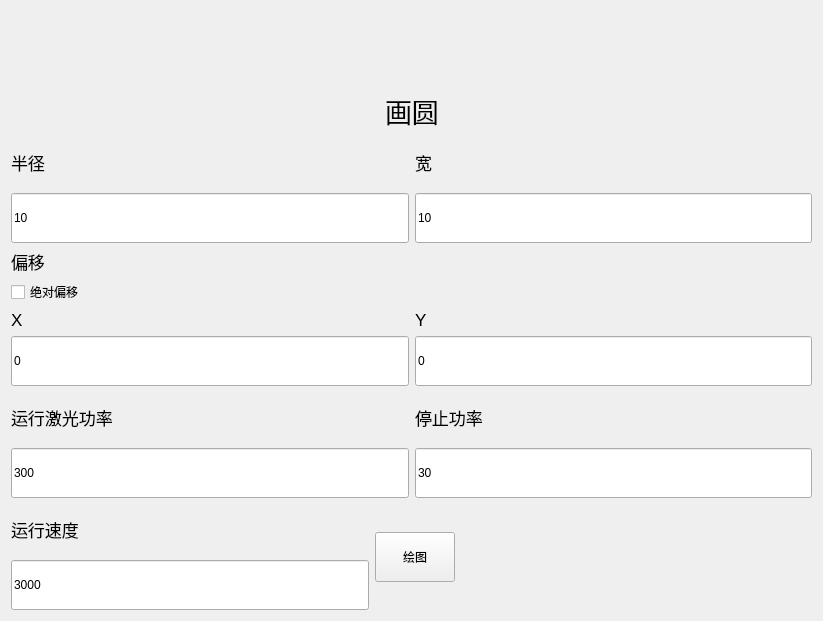
<?xml version="1.0" encoding="UTF-8"?>
<ui version="4.0">
 <class>PaintYuan</class>
 <widget class="QWidget" name="PaintYuan">
  <property name="geometry">
   <rect>
    <x>0</x>
    <y>0</y>
    <width>823</width>
    <height>621</height>
   </rect>
  </property>
  <property name="windowTitle">
   <string>Form</string>
  </property>
  <layout class="QVBoxLayout" name="verticalLayout_4">
   <item>
    <spacer name="verticalSpacer">
     <property name="orientation">
      <enum>Qt::Vertical</enum>
     </property>
     <property name="sizeHint" stdset="0">
      <size>
       <width>20</width>
       <height>40</height>
      </size>
     </property>
    </spacer>
   </item>
   <item>
    <layout class="QHBoxLayout" name="horizontalLayout_2">
     <item>
      <spacer name="horizontalSpacer">
       <property name="orientation">
        <enum>Qt::Horizontal</enum>
       </property>
       <property name="sizeHint" stdset="0">
        <size>
         <width>40</width>
         <height>20</height>
        </size>
       </property>
      </spacer>
     </item>
     <item>
      <widget class="QLabel" name="label_Title">
       <property name="font">
        <font>
         <pointsize>20</pointsize>
        </font>
       </property>
       <property name="text">
        <string>画圆</string>
       </property>
      </widget>
     </item>
     <item>
      <spacer name="horizontalSpacer_2">
       <property name="orientation">
        <enum>Qt::Horizontal</enum>
       </property>
       <property name="sizeHint" stdset="0">
        <size>
         <width>40</width>
         <height>20</height>
        </size>
       </property>
      </spacer>
     </item>
    </layout>
   </item>
   <item>
    <layout class="QHBoxLayout" name="horizontalLayout_5">
     <item>
      <widget class="QLabel" name="label_banJingX">
       <property name="minimumSize">
        <size>
         <width>0</width>
         <height>50</height>
        </size>
       </property>
       <property name="font">
        <font>
         <pointsize>13</pointsize>
        </font>
       </property>
       <property name="text">
        <string>半径</string>
       </property>
      </widget>
     </item>
     <item>
      <widget class="QLabel" name="label_banJingY">
       <property name="font">
        <font>
         <pointsize>13</pointsize>
        </font>
       </property>
       <property name="text">
        <string>宽</string>
       </property>
      </widget>
     </item>
    </layout>
   </item>
   <item>
    <layout class="QHBoxLayout" name="horizontalLayout_3">
     <item>
      <widget class="QLineEdit" name="banJingX">
       <property name="minimumSize">
        <size>
         <width>0</width>
         <height>50</height>
        </size>
       </property>
       <property name="text">
        <string>10</string>
       </property>
      </widget>
     </item>
     <item>
      <widget class="QLineEdit" name="banJingY">
       <property name="minimumSize">
        <size>
         <width>0</width>
         <height>50</height>
        </size>
       </property>
       <property name="text">
        <string>10</string>
       </property>
      </widget>
     </item>
    </layout>
   </item>
   <item>
    <widget class="QLabel" name="label_2">
     <property name="font">
      <font>
       <pointsize>13</pointsize>
      </font>
     </property>
     <property name="text">
      <string>偏移</string>
     </property>
    </widget>
   </item>
   <item>
    <widget class="QCheckBox" name="checkBox">
     <property name="text">
      <string>绝对偏移</string>
     </property>
    </widget>
   </item>
   <item>
    <layout class="QHBoxLayout" name="horizontalLayout">
     <item>
      <layout class="QVBoxLayout" name="verticalLayout_2">
       <item>
        <widget class="QLabel" name="label_4">
         <property name="font">
          <font>
           <pointsize>13</pointsize>
          </font>
         </property>
         <property name="text">
          <string>X</string>
         </property>
        </widget>
       </item>
       <item>
        <widget class="QLineEdit" name="yuanXinX">
         <property name="minimumSize">
          <size>
           <width>0</width>
           <height>50</height>
          </size>
         </property>
         <property name="text">
          <string>0</string>
         </property>
        </widget>
       </item>
      </layout>
     </item>
     <item>
      <layout class="QVBoxLayout" name="verticalLayout">
       <item>
        <widget class="QLabel" name="label_5">
         <property name="font">
          <font>
           <pointsize>13</pointsize>
          </font>
         </property>
         <property name="text">
          <string>Y</string>
         </property>
        </widget>
       </item>
       <item>
        <widget class="QLineEdit" name="yuanXinY">
         <property name="minimumSize">
          <size>
           <width>0</width>
           <height>50</height>
          </size>
         </property>
         <property name="text">
          <string>0</string>
         </property>
        </widget>
       </item>
      </layout>
     </item>
    </layout>
   </item>
   <item>
    <layout class="QHBoxLayout" name="horizontalLayout_6">
     <item>
      <widget class="QLabel" name="label_banJingX_2">
       <property name="minimumSize">
        <size>
         <width>0</width>
         <height>50</height>
        </size>
       </property>
       <property name="font">
        <font>
         <pointsize>13</pointsize>
        </font>
       </property>
       <property name="text">
        <string>运行激光功率</string>
       </property>
      </widget>
     </item>
     <item>
      <widget class="QLabel" name="label_banJingY_2">
       <property name="minimumSize">
        <size>
         <width>0</width>
         <height>50</height>
        </size>
       </property>
       <property name="font">
        <font>
         <pointsize>13</pointsize>
        </font>
       </property>
       <property name="text">
        <string>停止功率</string>
       </property>
      </widget>
     </item>
    </layout>
   </item>
   <item>
    <layout class="QHBoxLayout" name="horizontalLayout_7">
     <item>
      <widget class="QLineEdit" name="maxLaser_Control">
       <property name="minimumSize">
        <size>
         <width>0</width>
         <height>50</height>
        </size>
       </property>
       <property name="text">
        <string>300</string>
       </property>
      </widget>
     </item>
     <item>
      <widget class="QLineEdit" name="minLaser_Control">
       <property name="minimumSize">
        <size>
         <width>0</width>
         <height>50</height>
        </size>
       </property>
       <property name="text">
        <string>30</string>
       </property>
      </widget>
     </item>
    </layout>
   </item>
   <item>
    <layout class="QHBoxLayout" name="horizontalLayout_4">
     <item>
      <layout class="QVBoxLayout" name="verticalLayout_3">
       <item>
        <widget class="QLabel" name="label_3">
         <property name="minimumSize">
          <size>
           <width>0</width>
           <height>50</height>
          </size>
         </property>
         <property name="font">
          <font>
           <pointsize>13</pointsize>
          </font>
         </property>
         <property name="text">
          <string>运行速度</string>
         </property>
        </widget>
       </item>
       <item>
        <widget class="QLineEdit" name="runSpeed">
         <property name="minimumSize">
          <size>
           <width>0</width>
           <height>50</height>
          </size>
         </property>
         <property name="text">
          <string>3000</string>
         </property>
        </widget>
       </item>
      </layout>
     </item>
     <item>
      <widget class="QPushButton" name="pushButton">
       <property name="minimumSize">
        <size>
         <width>0</width>
         <height>50</height>
        </size>
       </property>
       <property name="text">
        <string>绘图</string>
       </property>
      </widget>
     </item>
     <item>
      <spacer name="horizontalSpacer_4">
       <property name="orientation">
        <enum>Qt::Horizontal</enum>
       </property>
       <property name="sizeHint" stdset="0">
        <size>
         <width>40</width>
         <height>20</height>
        </size>
       </property>
      </spacer>
     </item>
    </layout>
   </item>
  </layout>
 </widget>
 <resources/>
 <connections/>
</ui>
